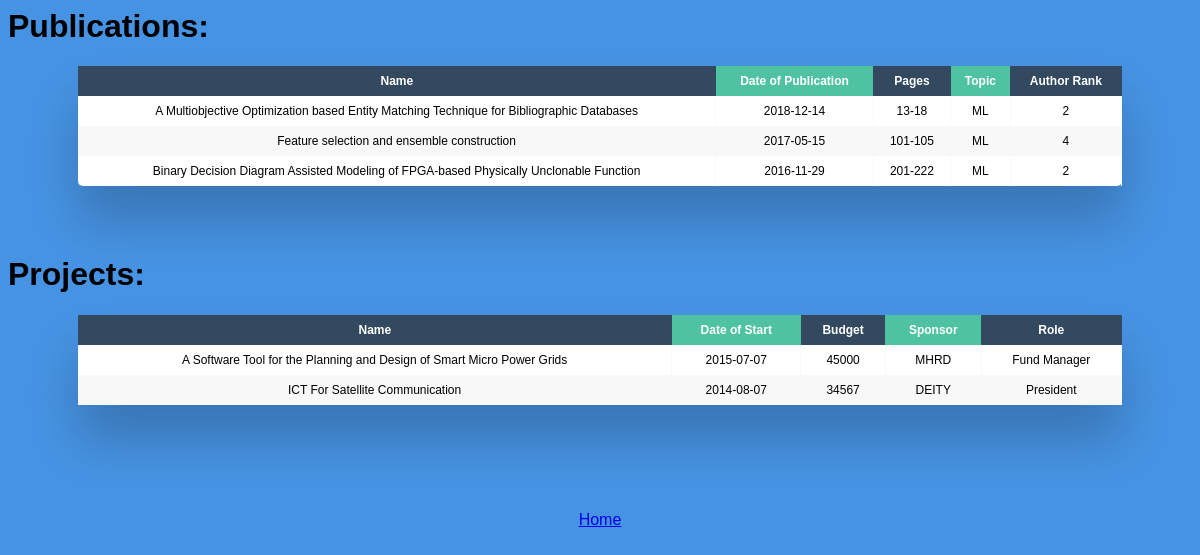
Screenshot of /faculty_work.php?fid=3 with the database file from the repository.
### tables this page shows
CREATE TABLE `author` (
  `fid` int(11) NOT NULL,
  `pubid` int(11) NOT NULL,
  `ARank` int(11) DEFAULT NULL
);

CREATE TABLE `publications` (
  `pubid` int(11) NOT NULL,
  `pname` varchar(100) DEFAULT NULL,
  `dop` date DEFAULT NULL,
  `pages` varchar(20) DEFAULT NULL,
  `topic` varchar(50) DEFAULT NULL
);

CREATE TABLE `takes` (
  `pid` int(11) NOT NULL,
  `fid` int(11) NOT NULL,
  `role` varchar(30) DEFAULT NULL
);

CREATE TABLE `project` (
  `pid` int(11) NOT NULL,
  `pname` varchar(100) DEFAULT NULL,
  `budget` int(11) DEFAULT NULL,
  `sponsor` varchar(100) DEFAULT NULL,
  `dos` date DEFAULT NULL
);

### www/faculty_work.php (the view, shortened to what this page needs)
<html>
	<head>
	<link rel="stylesheet" href="phpcss2.css">
</head>
<?php
$fid= $_GET['fid'];
$con = mysqli_connect("db","user","test","myDb");
$sql = "SELECT pname, dop, pages, topic, Arank from faculty, publications, author where author.fid = '$fid' and author.pubid = publications.pubid and  faculty.fid = '$fid' order by publications.dop DESC";
$result = $con->query($sql);
if($result)
{
	echo "<h1> Publications: <br> </h1>";
	echo "<div class=\"table-wrapper\"><table class=\"fl-table\">";
	echo "<thead><tr><th>Name</th><th>Date of Publication</th><th>Pages</th><th>Topic</th><th>Author Rank</th></tr></thead>";
	echo "<tbody>";
	while($row = $result->fetch_assoc())
	{
		echo "<tr>";
		printf("<td> %s </td> <td> %s </td> <td> %s </td> <td> %s </td> <td> %s </td>",$row["pname"], $row['dop'],$row['pages'], $row['topic'], $row['Arank'] );
		echo "</tr>";
	}
	echo "</tbody></table></div>";
}
$sql = "SELECT pname, dos, budget, sponsor, role from faculty, project, takes where takes.fid = '$fid' and takes.pid = project.pid and  faculty.fid = '$fid' ORDER BY project.dos DESC";
$result = $con->query($sql);
if($result)
{
	echo "<h1> Projects: <br> </h1>";
	echo "<div class=\"table-wrapper\"><table class=\"fl-table\">";
	echo "<thead><tr><th>Name</th><th>Date of Start</th><th>Budget</th><th>Sponsor</th><th>Role</th></tr></thead>";
	echo "<tbody>";
	while($row = $result->fetch_assoc())
	{
		echo "<tr>";
		printf("<td> %s </td> <td> %s </td> <td> %s </td> <td> %s </td> <td> %s </td>",$row["pname"], $row['dos'],$row['budget'], $row['sponsor'], $row['role'] );
		echo "</tr>";
	}
	echo "</tbody></table></div>";
}
echo "<br><br><center><a href = http://localhost:8001/> Home </a></center>";
?>
</html>

### www/phpcss2.css (style rules this page uses)
* { box-sizing: border-box; -webkit-box-sizing: border-box; -moz-box-sizing: border-box; }
.table-wrapper { margin: 10px 70px 70px; box-shadow: 0px 35px 50px rgba( 0, 0, 0, 0.2 ); }
.fl-table { border-radius: 5px; font-size: 12px; font-weight: normal; border: none; border-collapse: collapse; width: 100%; max-width: 100%; white-space: nowrap; background-color: white; }
.fl-table td, .fl-table th { text-align: center; padding: 8px; }
.fl-table td { border-right: 1px solid #f8f8f8; font-size: 12px; }
.fl-table thead th { color: #ffffff; background: #4FC3A1; }
.fl-table thead th:nth-child(odd) { color: #ffffff; background: #324960; }
.fl-table tr:nth-child(even) { background: #F8F8F8; }

### rows the page displays
author: pubid.pname "A Multiobjective Optimization based Entity Matching Technique for Bibliographic Databases", pubid.dop "2018-12-14", pubid.pages "13-18", pubid.topic "ML", ARank "2"
author: pubid.pname "Feature selection and ensemble construction", pubid.dop "2017-05-15", pubid.pages "101-105", pubid.topic "ML", ARank "4"
author: pubid.pname "Binary Decision Diagram Assisted Modeling of FPGA-based Physically Unclonable Function", pubid.dop "2016-11-29", pubid.pages "201-222", pubid.topic "ML", ARank "2"
takes: pid.pname "A Software Tool for the Planning and Design of Smart Micro Power Grids", pid.dos "2015-07-07", pid.budget "45000", pid.sponsor "MHRD", role "Fund Manager"
takes: pid.pname "ICT For Satellite Communication", pid.dos "2014-08-07", pid.budget "34567", pid.sponsor "DEITY", role "President"
